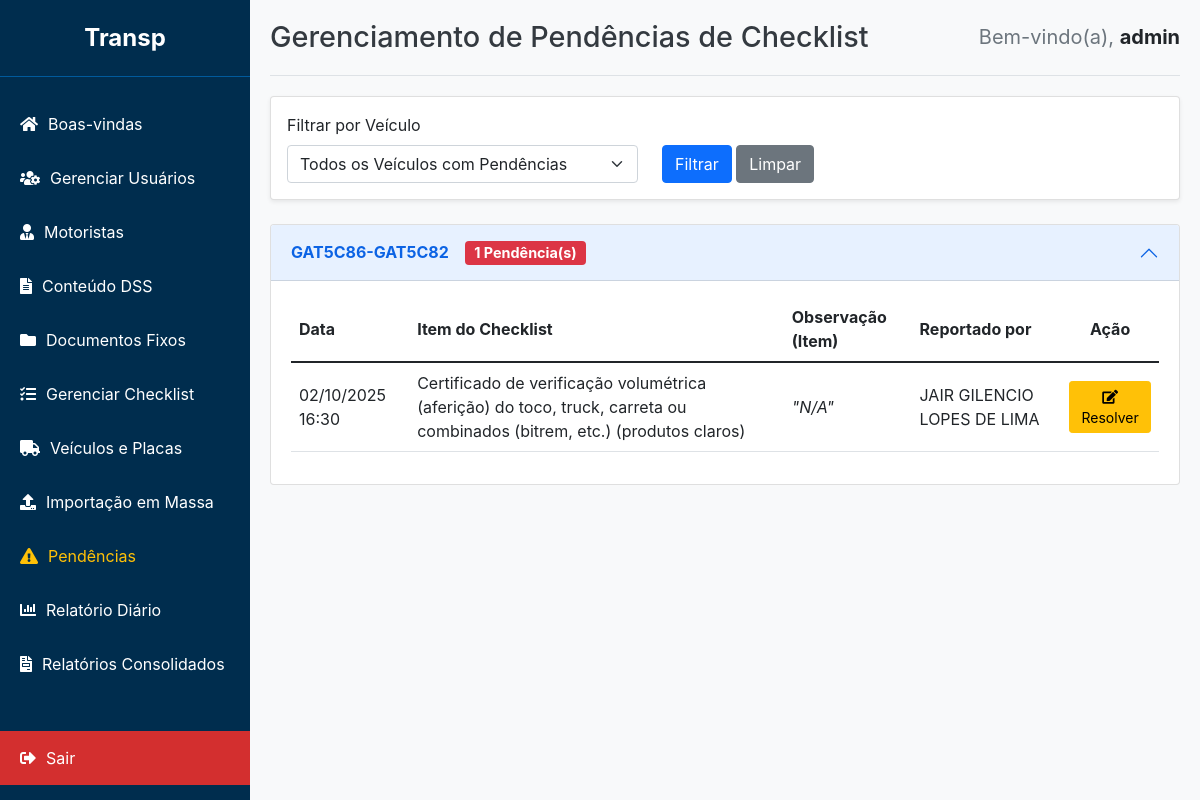
Page /admin/pendencias (signed in) on the earlier database version.
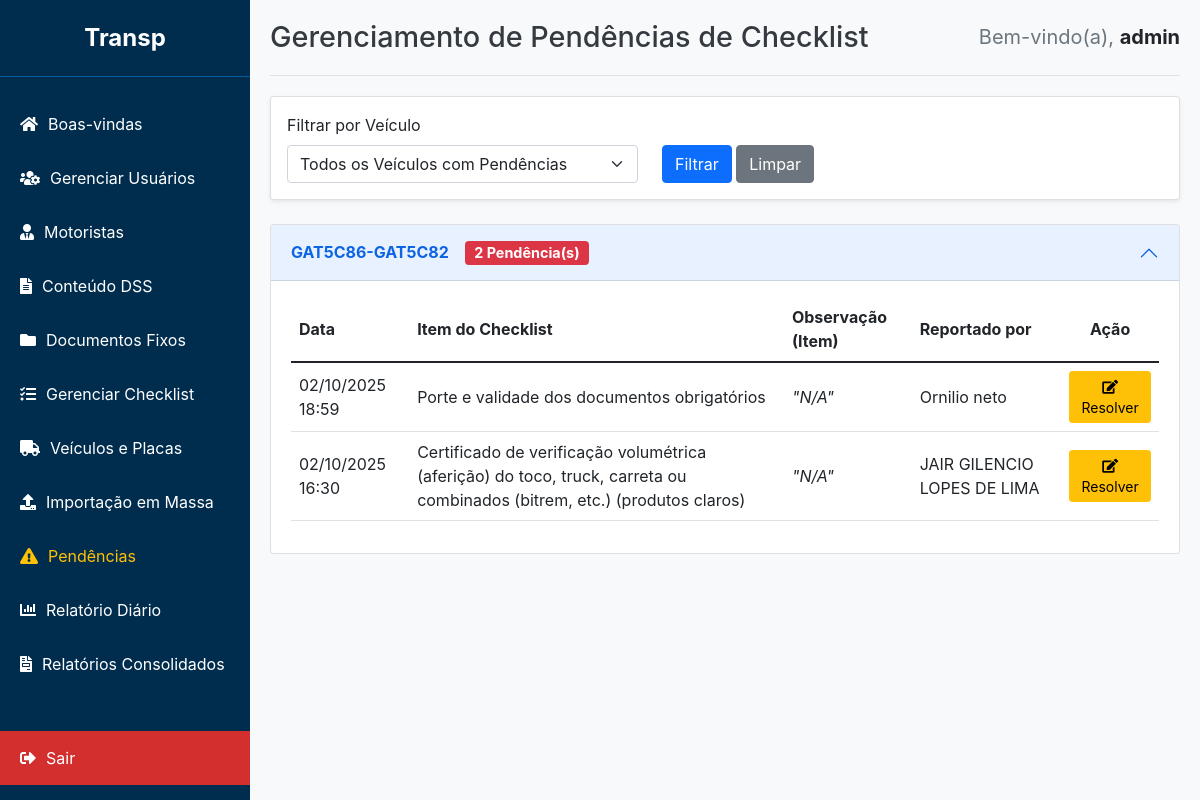
Same page on the later database version.
### app/models.py (models this page shows, shortened)
class Veiculo(db.Model):
    id = db.Column(db.Integer, primary_key=True)
    unidade = db.Column(db.String(100), nullable=True)
    operacao = db.Column(db.String(100), nullable=True)
    nome_conjunto = db.Column(db.String(100), unique=True, nullable=False)
    placa_cavalo_id = db.Column(db.Integer, db.ForeignKey('placa.id'), nullable=False)
    placa_carreta1_id = db.Column(db.Integer, db.ForeignKey('placa.id'), nullable=True)
    placa_carreta2_id = db.Column(db.Integer, db.ForeignKey('placa.id'), nullable=True)
    obs = db.Column(db.Text)
    placa_cavalo = db.relationship('Placa', foreign_keys=[placa_cavalo_id])
    placa_carreta1 = db.relationship('Placa', foreign_keys=[placa_carreta1_id])
    placa_carreta2 = db.relationship('Placa', foreign_keys=[placa_carreta2_id])
    motoristas = db.relationship('Motorista', backref='veiculo', lazy=True)
    checklists_preenchidos = db.relationship('ChecklistPreenchido', backref='veiculo', lazy=True, cascade="all, delete-orphan")
    pendencias = db.relationship('Pendencia', backref='veiculo', lazy=True, cascade="all, delete-orphan")

class Pendencia(db.Model):
    id = db.Column(db.Integer, primary_key=True)
    item_id = db.Column(db.Integer, db.ForeignKey('checklist_item.id'), nullable=False)
    veiculo_id = db.Column(db.Integer, db.ForeignKey('veiculo.id'), nullable=False)
    resposta_abertura_id = db.Column(db.Integer, db.ForeignKey('checklist_resposta.id'), nullable=False)
    status = db.Column(db.String(50), nullable=False, default='PENDENTE')
    data_criacao = db.Column(db.DateTime, nullable=False, default=datetime.utcnow)
    data_resolucao = db.Column(db.DateTime, nullable=True)
    observacao_admin = db.Column(db.Text, nullable=True)
    numero_os = db.Column(db.String(50), nullable=True)
    item = db.relationship('ChecklistItem')

class ChecklistItem(db.Model):
    id = db.Column(db.Integer, primary_key=True)
    checklist_id = db.Column(db.Integer, db.ForeignKey('checklist.id'), nullable=False)
    texto = db.Column(db.String(500), nullable=False)
    ordem = db.Column(db.Integer, default=0)
    parent_id = db.Column(db.Integer, db.ForeignKey('checklist_item.id'), nullable=True)
    sub_itens = db.relationship('ChecklistItem', backref=db.backref('parent', remote_side=[id]), lazy='dynamic', cascade="all, delete-orphan")

class ChecklistResposta(db.Model):
    id = db.Column(db.Integer, primary_key=True)
    preenchimento_id = db.Column(db.Integer, db.ForeignKey('checklist_preenchido.id'), nullable=False)
    item_id = db.Column(db.Integer, db.ForeignKey('checklist_item.id'), nullable=False)
    resposta = db.Column(db.String(50))
    observacao = db.Column(db.Text)
    item = db.relationship('ChecklistItem')
    pendencia = db.relationship('Pendencia', backref='resposta_abertura', uselist=False, cascade="all, delete-orphan")

class Motorista(db.Model):
    id = db.Column(db.Integer, primary_key=True)
    unidade = db.Column(db.String(100), nullable=True)
    operacao = db.Column(db.String(100), nullable=True)
    nome = db.Column(db.String(150), nullable=False)
    cpf = db.Column(db.String(14), unique=True, nullable=False)
    rg = db.Column(db.String(20))
    cnh = db.Column(db.String(20))
    frota = db.Column(db.String(50))
    password_hash = db.Column(db.String(256), nullable=True)
    veiculo_id = db.Column(db.Integer, db.ForeignKey('veiculo.id'), nullable=True)
    assinaturas = db.relationship('Assinatura', backref='motorista', lazy=True, cascade="all, delete-orphan")
    checklists_preenchidos = db.relationship('ChecklistPreenchido', backref='motorista', lazy=True, cascade="all, delete-orphan")

### app/routes.py (the view)
@admin_bp.route('/pendencias', methods=['GET'])
@login_required()  # Garante que apenas usuários logados acessem
def gerenciar_pendencias():
    user_role = session.get('role')
    user_unidade = session.get('unidade')
    pendencias_agrupadas = defaultdict(list)
    query = Pendencia.query.join(Veiculo).filter(Pendencia.status == 'PENDENTE')
    if user_role != 'admin':
        query = query.filter(Veiculo.unidade == user_unidade)
    veiculo_id_str = request.args.get('veiculo_id')
    veiculo_id = int(veiculo_id_str) if veiculo_id_str else None
    if veiculo_id:
        query = query.filter(Pendencia.veiculo_id == veiculo_id)
    pendencias = query.order_by(Pendencia.data_criacao.desc()).all()
    for pendencia in pendencias:
        pendencias_agrupadas[pendencia.veiculo].append(pendencia)
    veiculos_query = Veiculo.query
    if user_role != 'admin':
        veiculos_query = veiculos_query.filter(Veiculo.unidade == user_unidade)
    todos_veiculos = veiculos_query.order_by(Veiculo.nome_conjunto).all()
    return render_template(
        'admin_pendencias.html',
        pendencias_agrupadas=pendencias_agrupadas,
        todos_veiculos=todos_veiculos,
        veiculo_selecionado_id=veiculo_id
    )

### app/routes.py (called while the page is built)
def login_required(required_role=["admin", "master", "comum"]):
    def decorator(f):
        @wraps(f)
        def decorated_function(*args, **kwargs):
            if 'user_id' not in session:
                flash('Por favor, faça login para acessar esta página.', 'warning')
                return redirect(url_for('admin.login'))
            user_role = session.get('role')
            if user_role not in required_role:
                flash('Você não tem permissão para acessar esta página.', 'danger')
                return redirect(url_for('admin.dashboard'))
            return f(*args, **kwargs)
        return decorated_function
    return decorator

### app/templates/admin_pendencias.html (shortened to what this page needs)
{% extends "base_adm.html" %}
{% block header %}Gerenciamento de Pendências de Checklist{% endblock %}
{% block content %}
<div class="card shadow-sm mb-4">
    <div class="card-body">
        <form method="GET" action="{{ url_for('admin.gerenciar_pendencias') }}">
            <div class="row align-items-end">
                <div class="col-md-5">
                    <label for="veiculo_id" class="form-label">Filtrar por Veículo</label>
                    <select name="veiculo_id" id="veiculo_id" class="form-select">
                        <option value="">Todos os Veículos com Pendências</option>
                    </select>
                </div>
                <div class="col-md-3">
                    <button type="submit" class="btn btn-primary">Filtrar</button>
                    <a href="{{ url_for('admin.gerenciar_pendencias') }}" class="btn btn-secondary">Limpar</a>
                </div>
            </div>
        </form>
    </div>
</div>
{% if not pendencias_agrupadas %}
    <div class="empty-state">
        <i class="fas fa-check-circle"></i>
        <h4>Tudo em ordem!</h4>
        <p>Nenhuma pendência de checklist em aberto no momento.</p>
    </div>
{% else %}
    <div class="accordion" id="pendenciasAccordion">
        {% for veiculo, pendencias in pendencias_agrupadas.items() %}
            <div class="accordion-item">
                <h2 class="accordion-header" id="heading-{{ veiculo.id }}">
                    <button class="accordion-button" type="button" data-bs-toggle="collapse" data-bs-target="#collapse-{{ veiculo.id }}" aria-expanded="true" aria-controls="collapse-{{ veiculo.id }}">
                        <strong>{{ veiculo.nome_conjunto }}</strong>
                        <span class="ms-3 badge bg-danger">{{ pendencias|length }} Pendência(s)</span>
                    </button>
                </h2>
                <div id="collapse-{{ veiculo.id }}" class="accordion-collapse collapse show" aria-labelledby="heading-{{ veiculo.id }}" data-bs-parent="#pendenciasAccordion">
                    <div class="accordion-body">
                        <table class="table table-sm table-hover">
                            <thead>
                                <tr>
                                    <th>Data</th>
                                    <th>Item do Checklist</th>
                                    <th>Observação (Item)</th>
                                    <th>Reportado por</th>
                                    <th class="text-center">Ação</th>
                                </tr>
                            </thead>
                            <tbody>
                                {% for pendencia in pendencias %}
                                    <tr>
                                        <td>{{ pendencia.data_criacao.strftime('%d/%m/%Y %H:%M') }}</td>
                                        <td>{{ pendencia.item.texto }}</td>
                                        <td><em>"{{ pendencia.resposta_abertura.observacao or 'N/A' }}"</em></td>
                                        <td>{{ pendencia.resposta_abertura.preenchimento.motorista.nome }}</td>
                                        <td class="text-center">
                                            <button type="button" class="btn btn-warning btn-sm" data-bs-toggle="modal" data-bs-target="#resolverModal-{{ pendencia.id }}">
                                                <i class="fas fa-edit"></i> Resolver
                                            </button>
                                        </td>
                                    </tr>
                                                            {% set preenchimento = pendencia.resposta_abertura.preenchimento %}
                                {% endfor %}
                            </tbody>
                        </table>
                    </div>
                </div>
            </div>
        {% endfor %}
    </div>
{% endif %}
{% endblock %}

### app/templates/base_adm.html (shortened to what this page needs)
<!DOCTYPE html>
<html lang="pt-br">
<head>
    <link rel="stylesheet" href="https://cdnjs.cloudflare.com/ajax/libs/font-awesome/5.15.4/css/all.min.css">
    <link href="https://cdn.jsdelivr.net/npm/bootstrap@5.1.3/dist/css/bootstrap.min.css" rel="stylesheet">
</head>
<body>
    <nav class="sidebar" id="sidebar">
        <div class="sidebar-header">
            Transp
        </div>
        <ul class="sidebar-nav">
            <li><a href="{{ url_for('admin.dashboard') }}"><i class="fas fa-home"></i> Boas-vindas</a></li>
            <li><a href="{{ url_for('admin.gerenciar_usuarios') }}"><i class="fas fa-users-cog"></i> Gerenciar Usuários</a></li>
            <li><a href="{{ url_for('admin.motoristas') }}"><i class="fas fa-user-tie"></i> Motoristas</a></li>
            <li><a href="{{ url_for('admin.conteudo') }}"><i class="fas fa-file-alt"></i> Conteúdo DSS</a></li>
            <li><a href="{{ url_for('admin.gerenciar_documentos') }}"><i class="fas fa-folder"></i> Documentos Fixos</a></li>
            <li><a href="{{ url_for('admin.checklists') }}"><i class="fas fa-tasks"></i> Gerenciar Checklist</a></li>
            <li><a href="{{ url_for('admin.veiculos') }}"><i class="fas fa-truck"></i> Veículos e Placas</a></li>
            {% if session.role == 'admin' %}
            <li><a href="{{ url_for('admin.importacao_pagina') }}"><i class="fas fa-upload"></i> Importação em Massa</a></li>
            {% endif %}
            <li><a href="{{ url_for('admin.gerenciar_pendencias') }}" style="color: #ffc107;"><i class="fas fa-exclamation-triangle"></i> Pendências</a></li>
            <li><a href="{{ url_for('admin.acompanhamento_diario') }}"><i class="fas fa-chart-bar"></i> Relatório Diário</a></li>
            <li><a href="{{ url_for('admin.relatorios_consolidados') }}"><i class="fas fa-file-invoice"></i> Relatórios Consolidados</a></li>
        </ul>
        <ul class="sidebar-nav">
             <li class="logout-link"><a href="{{ url_for('admin.admin_logout') }}"><i class="fas fa-sign-out-alt"></i> Sair</a></li>
        </ul>
    </nav>
    <main class="main-content" id="main-content">
        {% if self.header()|trim %}
        <header class="header d-flex justify-content-between align-items-center">
            <h1 class="m-0">{% block header %}{% endblock %}</h1>
            {% if session.admin_user %}
                <span class="fs-5 text-muted">Bem-vindo(a), <strong class="text-dark">{{ session.admin_user }}</strong></span>
            {% endif %}
        </header>
        {% endif %}
        <section class="content">
            {% block content %}{% endblock %}
        </section>
    </main>
</body>
</html>

### app/templates/base_adm.html (style rules this page uses)
:root { --sidebar-width: 250px; --header-height: 60px; --primary-blue: #002D4E; --light-blue: #005A9C; --logout-red: #d32f2f; --logout-red-hover: #c62828; --flash-success: #d4edda; --flash-success-text: #155724; --flash-error: #f8d7da; --flash-error-text: #721c24; --flash-info: #cce5ff; --flash-info-text: #004085; }
body { font-family: -apple-system, BlinkMacSystemFont, "Segoe UI", Roboto, "Helvetica Neue", Arial, sans-serif; margin: 0; background-color: #f8f9fa; }
.sidebar { width: var(--sidebar-width); background-color: var(--primary-blue); color: white; display: flex; flex-direction: column; position: fixed; top: 0; left: 0; height: 100%; transition: transform 0.3s ease; z-index: 1020; }
.sidebar-header { padding: 20px; text-align: center; font-size: 1.5em; font-weight: bold; border-bottom: 1px solid var(--light-blue); }
.sidebar-nav { list-style-type: none; padding: 0; margin: 20px 0; flex-grow: 1; }
.sidebar-nav li a { color: white; text-decoration: none; display: flex; align-items: center; gap: 10px; padding: 15px 20px; transition: background-color 0.2s; }
.logout-link { margin-top: auto; }
.logout-link a { background-color: var(--logout-red) !important; }
.main-content { margin-left: var(--sidebar-width); padding: 20px; width: calc(100% - var(--sidebar-width)); }
.header { padding-bottom: 20px; border-bottom: 1px solid #dee2e6; margin-bottom: 20px; }
.header h1 { margin: 0; font-size: 1.8rem; color: #343a40; }

### app/templates/admin_pendencias.html (style rules this page uses)
.accordion-button { font-weight: 500; }
.badge { font-size: 0.9em; }
.table-sm th, .table-sm td { padding: 0.5rem; vertical-align: middle; }

Differences in the rows shown:
computed for Veiculo "GAT5C86-GAT5C82": pendencias "1" → "2"
added Pendencia: data_criacao "02/10/2025 18:59", item.texto "Porte e validade dos documentos obrigatórios", resposta_abertura "N/A", resposta_abertura.preenchimento.motorista.nome "Ornilio neto"
